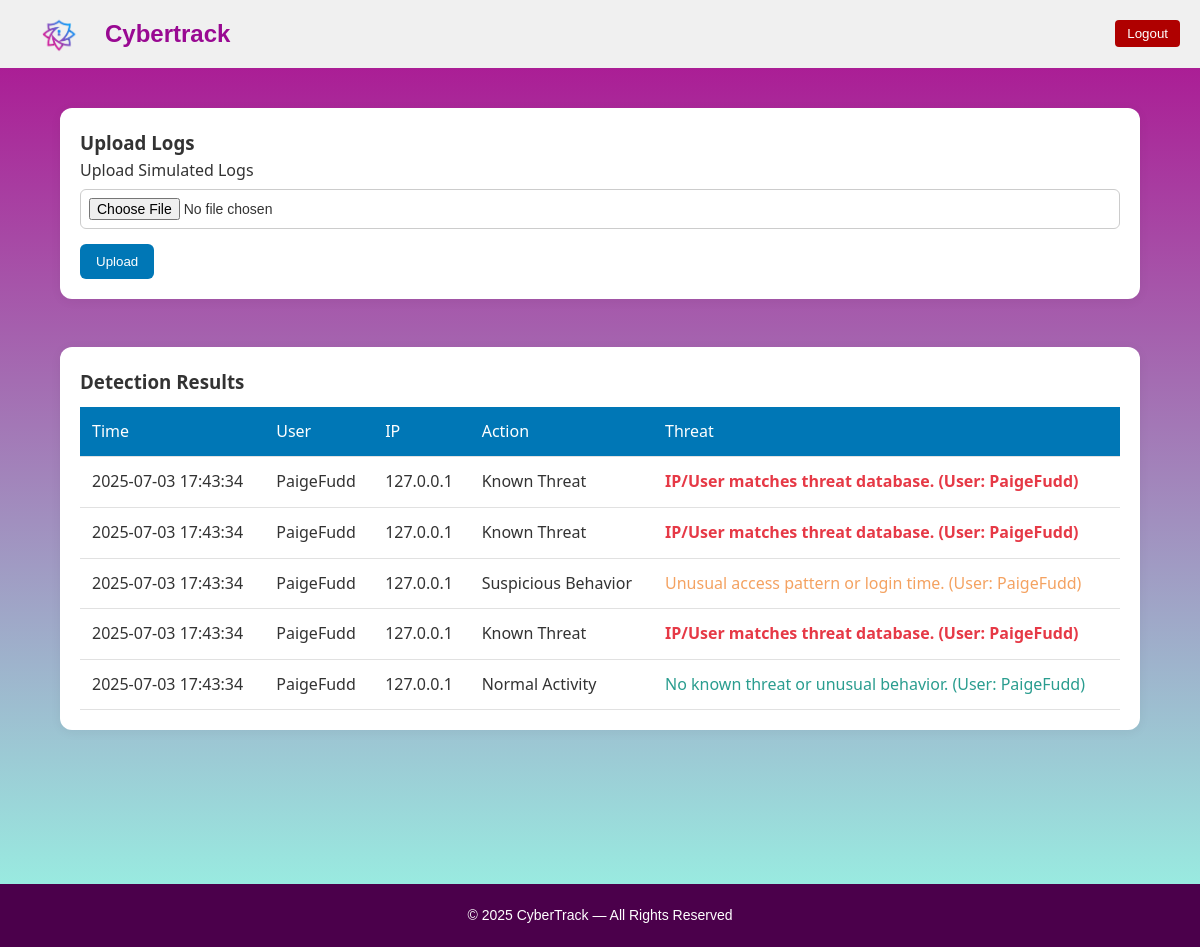
The app's page / (signed in) with its own data.
### app/models.py (models this page shows, shortened)
class Alert(db.Model):
    id = db.Column(db.Integer, primary_key=True)
    log_id = db.Column(db.Integer, db.ForeignKey('log.id'))
    type = db.Column(db.String(100), nullable=False)
    description = db.Column(db.Text)
    timestamp_detected = db.Column(db.DateTime, default=datetime.utcnow)
    severity = db.Column(db.String(20), default="Medium")
    ip_address = db.Column(db.String(45), nullable=True)

class User(db.Model):
    __tablename__ = "user"
    id = db.Column(db.Integer, primary_key=True)
    username = db.Column(db.String(150), unique=True, nullable=False)
    password = db.Column(db.String(200), nullable=False)
    role = db.Column(db.String(20), default='user')
    created_at = db.Column(db.DateTime, default=datetime.utcnow)
    failed_attempts = db.Column(db.Integer, default=0)

### app/routes.py (the view)
@log_bp.route('/')
def home():
    if 'user_id' not in session:
        return redirect(url_for('log.login_page'))
    user_id = session['user_id']
    current_user = User.query.get(user_id)
    if not current_user:
        session.clear()
        return redirect(url_for('log.login_page'))
    if current_user.role == 'admin':
        alerts = Alert.query.order_by(Alert.timestamp_detected.desc()).all()
        logs = Log.query.all()
        user_map = {u.id: u.username for u in User.query.all()}
        users = {log.id: user_map.get(log.uploaded_by, 'Unknown') for log in logs}
        return render_template('admin_dashboard.html', alerts=alerts, users=users)
    else:
        user_logs = Log.query.filter_by(uploaded_by=current_user.id).all()
        log_ids = [log.id for log in user_logs]
        user_alerts = Alert.query.filter(Alert.log_id.in_(log_ids)) \
            .order_by(Alert.timestamp_detected.desc()).all()
        login_alerts = Alert.query.filter(
            Alert.log_id == None,
            Alert.description.ilike(f"%{current_user.username}%")
        ).all()
        from app.models import FailedLoginAttempt
        all_user_alerts = user_alerts + login_alerts
        users = {
            alert.log_id: current_user.username for alert in user_alerts if alert.log_id is not None
        }
        for alert in login_alerts:
            users[alert.id] = current_user.username
        failed_logins = FailedLoginAttempt.query.filter_by(username=current_user.username).order_by(
            FailedLoginAttempt.timestamp.desc()).all()
        return render_template('user.html', alerts=all_user_alerts, users=users, failed_logins=failed_logins)

### app/templates/user.html (shortened to what this page needs)
<!DOCTYPE html>
<html lang="en">
<head>
  <link rel="stylesheet" href="{{ url_for('static', filename='user.css') }}">
</head>
<body>
  <header class="header">
    <img src="{{ url_for('static', filename='images/CyberTrack.png') }}" alt="CyberTrack Logo" class="logo" onerror="this.style.display='none'" />
    <h1 class="brand-name">Cybertrack</h1>
    <div class="header-right">
      <button class="logout-button">Logout</button>
    </div>
  </header>
  <main class="container">
    <section class="module card-grid">
      <div class="card">
        <h3>Upload Logs</h3>
        <form id="uploadForm" enctype="multipart/form-data">
          <label for="fileInput">Upload Simulated Logs</label>
          <input type="file" name="file" id="fileInput" required />
          <button type="submit">Upload</button>
        </form>
      </div>
      <div class="card wide">
        <div class="card-header">
          <h3>Detection Results</h3>
        </div>
        <table id="detection-table">
          <thead>
            <tr>
              <th>Time</th>
              <th>User</th>
              <th>IP</th>
              <th>Action</th>
              <th>Threat</th>
            </tr>
          </thead>
          <tbody>
            {% if alerts %}
              {% for alert in alerts %}
                <tr>
                  <td>{{ alert.timestamp_detected.strftime('%Y-%m-%d %H:%M:%S') }}</td>
                  <td>{{ users.get(alert.log_id, 'Unknown') }}</td>
                  <td>{{ alert.ip_address or '-' }}</td>
                  <td>{{ alert.type }}</td>
                  <td class="{% if alert.severity == 'High' %}malicious{% elif alert.severity == 'Medium' %}suspicious{% else %}normal{% endif %}">
                    {{ alert.description }}
                  </td>
                </tr>
              {% endfor %}
            {% endif %}
          </tbody>
        </table>
      </div>
    </section>
  </main>
  <footer>
    <p>&copy; 2025 CyberTrack — All Rights Reserved</p>
  </footer>
</body>
</html>

### app/static/user.css (style rules this page uses)
* { box-sizing: border-box; margin: 0; padding: 0; }
body { font-family: 'Segoe UI', sans-serif; background: linear-gradient(to bottom, #AC0D8F, #98FAE6); color: #333; line-height: 1.6; background-repeat: no-repeat; background-attachment: fixed; display: flex; flex-direction: column; }
header { background: #ffffff; color: white; padding: 20px 0; text-align: center; }
.header { display: flex; align-items: center; padding: 15px 30px; background-color: #f0f0f0; }
.logo { width: 60px; height: auto; margin-right: 15px; }
.brand-name { font-size: 24px; font-weight: bold; color: #990992; font-family: Arial; }
.header-right { margin-left: auto; position: absolute; top: 20px; right: 20px; display: flex; gap: 10px; align-items: center; }
.logout-button, .settings-button, .back-button { margin-left: 10px; padding: 6px 12px; border: none; background-color: #af0000; color: #fff; cursor: pointer; border-radius: 4px; }
.container { padding: 40px 60px; }
.module { margin-bottom: 50px; }
.card-grid { display: flex; flex-wrap: wrap; gap: 24px; }
.card { background: white; border-radius: 12px; box-shadow: 0 2px 12px rgba(0,0,0,0.05); padding: 20px; flex: 1 1 300px; margin-bottom: 24px; }
.card.wide { flex: 1 1 100%; }
.card-header { display: flex; justify-content: space-between; align-items: center; }
.normal { color: #2a9d8f; }
.suspicious { color: #f4a261; }
.malicious { color: #e63946; font-weight: bold; }
input[type="text"], input[type="number"], select, input[type="file"] { width: 100%; padding: 8px; margin-top: 5px; margin-bottom: 15px; border: 1px solid #ccc; border-radius: 6px; font-size: 14px; }
button { background: #0077b6; color: white; padding: 10px 16px; border: none; border-radius: 6px; cursor: pointer; transition: background 0.2s ease; }
table { width: 100%; border-collapse: collapse; margin-top: 10px; }
th, td { padding: 12px; border-bottom: 1px solid #e1e1e1; text-align: left; }
th { background: #0077b6; color: white; font-weight: 500; }
footer { text-align: center; padding: 20px; background: #4b004b; color: #fff; font-size: 14px; margin-top: 40px; font-family: Arial; }

### records on screen
Alert: timestamp_detected "2025-07-03 17:43:34", ip_address "127.0.0.1", type "Known Threat", description "IP/User matches threat database. (User: PaigeFudd)"
User: get "PaigeFudd"
Alert: timestamp_detected "2025-07-03 17:43:34", ip_address "127.0.0.1", type "Known Threat", description "IP/User matches threat database. (User: PaigeFudd)"
Alert: timestamp_detected "2025-07-03 17:43:34", ip_address "127.0.0.1", type "Suspicious Behavior", description "Unusual access pattern or login time. (User: PaigeFudd)"
Alert: timestamp_detected "2025-07-03 17:43:34", ip_address "127.0.0.1", type "Known Threat", description "IP/User matches threat database. (User: PaigeFudd)"
Alert: timestamp_detected "2025-07-03 17:43:34", ip_address "127.0.0.1", type "Normal Activity", description "No known threat or unusual behavior. (User: PaigeFudd)"
